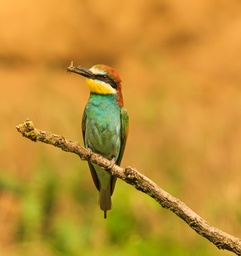
#> input picture bird.jpg, 241 x 256 px, shrunk from 640 x 681 before the run
$ jupyter execute color_based_featuers.ipynb
#> lines starting #> are read from the running program, lines starting #| are printed output that depends on the picture; long printed decimals are rounded
# Color-based Features

Color-based feature extraction techniques leverage the color information within an image to derive meaningful features. These techniques are widely used in image processing, computer vision, and pattern recognition.

## Importing the libraries

[cell 1]
import cv2
import numpy as np
import matplotlib.pyplot as plt

## Importing the image

[cell 2]
image = cv2.imread("./bird.jpg")
#> image is the input picture: shape (256, 241, 3); mean B, G, R 50.8, 144.7, 193.3

## Convertion of BGR to RGB

[cell 3]
image_rgb = cv2.cvtColor(image, cv2.COLOR_BGR2RGB)

## Visualizing the RGB image

[cell 4]
plt.imshow(image_rgb)
plt.title("Original Image")
plt.axis("off")

## Color Histograms

Color histograms represent the distribution of colors in an image. They count the number of pixels for each channel(color) in a fixed set of color bins.

### Calculation the Histogram for each channel

[cell 5]
# Calculates histograms for each channel
hist_r = cv2.calcHist([image_rgb], [0], None, [256], [0, 256]).flatten()
#> hist_r = 256 values, max 1276 at index 221, min 0 at index 0, mean 241
hist_g = cv2.calcHist([image_rgb], [1], None, [256], [0, 256]).flatten()
#> hist_g = 256 values, max 1814 at index 158, min 0 at index 1, mean 241
hist_b = cv2.calcHist([image_rgb], [2], None, [256], [0, 256]).flatten()
#> hist_b = 256 values, max 1966 at index 58, min 0 at index 174, mean 241

### Normalizing the Histograms

Normalization is important because it ensures that the histogram values are independent of the image size and total number of pixels. This allows for consistent comparison between histograms from different images, regardless of their dimensions. Normalized histograms provide a probability distribution of pixel intensities, which is useful in various image processing tasks, such as image comparison, feature extraction, and image recognition.

[cell 6]
hist_r /= hist_r.sum()
#> hist_r = 256 values, max 0.0207 at index 221, min 0 at index 0, mean 0.00391
hist_g /= hist_g.sum()
#> hist_g = 256 values, max 0.0294 at index 158, min 0 at index 1, mean 0.00391
hist_b /= hist_b.sum()
#> hist_b = 256 values, max 0.0319 at index 58, min 0 at index 174, mean 0.00391

### Visualizing the Histograms

[cell 7]
# Create a figure with two rows and two columns
fig, axs = plt.subplots(2, 2, figsize=(12, 8), facecolor='white')
fig.subplots_adjust(hspace=0.4, wspace=0.4)

# Plot individual Red channel in the top-left subplot
axs[0, 0].bar(range(256), hist_r, color='r', width=1.0, alpha=0.6)
axs[0, 0].set_xlim([0, 256])
axs[0, 0].set_title("Red Channel", fontsize=16, fontweight='bold')
axs[0, 0].set_xlabel("Bins", fontsize=12)
axs[0, 0].set_ylabel("Normalized Frequency", fontsize=12)
axs[0, 0].grid(True, linestyle='--', alpha=0.7)

# Plot individual Green channel in the top-right subplot
axs[0, 1].bar(range(256), hist_g, color='g', width=1.0, alpha=0.6)
axs[0, 1].set_xlim([0, 256])
axs[0, 1].set_title("Green Channel", fontsize=16, fontweight='bold')
axs[0, 1].set_xlabel("Bins", fontsize=12)
axs[0, 1].set_ylabel("Normalized Frequency", fontsize=12)
axs[0, 1].grid(True, linestyle='--', alpha=0.7)

# Plot individual Blue channel in the bottom-left subplot
axs[1, 0].bar(range(256), hist_b, color='b', width=1.0, alpha=0.6)
axs[1, 0].set_xlim([0, 256])
axs[1, 0].set_title("Blue Channel", fontsize=16, fontweight='bold')
axs[1, 0].set_xlabel("Bins", fontsize=12)
axs[1, 0].set_ylabel("Normalized Frequency", fontsize=12)
axs[1, 0].grid(True, linestyle='--', alpha=0.7)

# Plot combined histogram in the bottom-right subplot
hist_total = hist_r + hist_g + hist_b
#> hist_total = 256 values, max 0.0336 at index 157, min 0.00183 at index 252, mean 0.0117
axs[1, 1].bar(range(256), hist_total, color='gray', width=1.0, alpha=0.6, label='Total')
axs[1, 1].bar(range(256), hist_r, color='r', width=1.0, alpha=0.6, label='Red Channel')
axs[1, 1].bar(range(256), hist_g, color='g', width=1.0, alpha=0.6, label='Green Channel')
axs[1, 1].bar(range(256), hist_b, color='b', width=1.0, alpha=0.6, label='Blue Channel')
axs[1, 1].set_xlim([0, 256])
axs[1, 1].set_title("Combined Channels", fontsize=16, fontweight='bold')
axs[1, 1].set_xlabel("Bins", fontsize=12)
axs[1, 1].set_ylabel("Normalized Frequency", fontsize=12)
axs[1, 1].legend(loc='upper right', fontsize=10)
axs[1, 1].grid(True, linestyle='--', alpha=0.7)

# Tight layout for better spacing
plt.tight_layout()
plt.show()
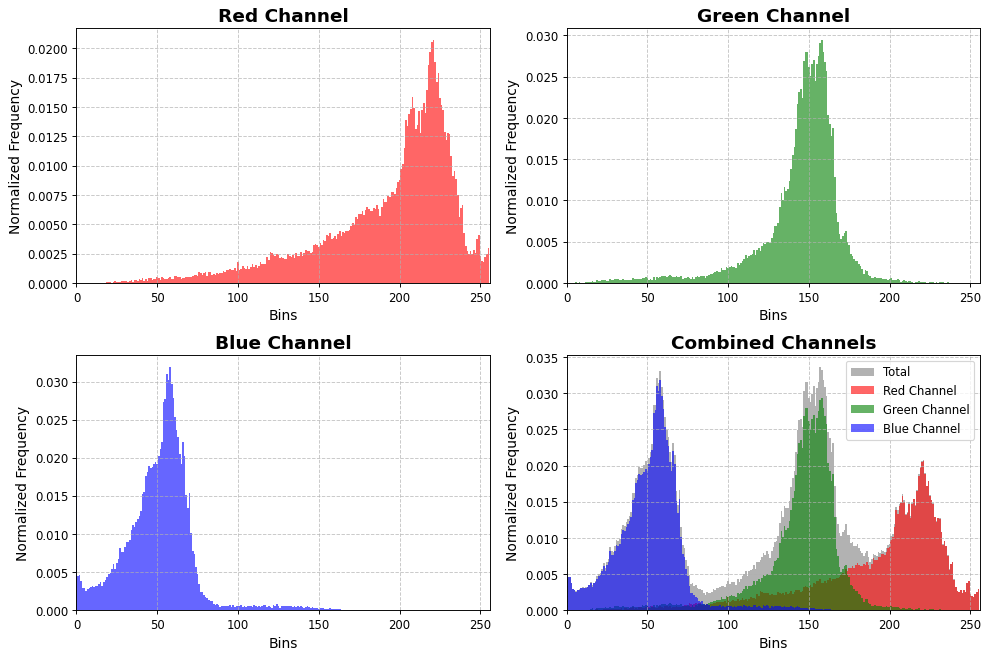
#> figure drawn by matplotlib, 4 panels; panel 1: tallest bar 0.0207 high, from x = 220.5 to 221.5; panel 2: tallest bar 0.0294 high, from x = 157.5 to 158.5; panel 3: tallest bar 0.0319 high, from x = 57.5 to 58.5; panel 4: tallest bar 0.0336 high, from x = 156.5 to 157.5

## Color Moments

Color moments are measures that can be used differentiate images based on their features of color. Once calculated, these moments provide a measurement for color similarity between images. The mean, standard deviation and skewness are commonly used color moments

- __Mean:__ Mean can be understood as the average color value in the image.
$$
E_i = \frac{1}{N} \sum_{j=1}^{N} p_{ij}
$$

- __Standard Deviation:__ The standard deviation is the square root of the variance of the distribution.
$$
\sigma_i = \sqrt{(\frac{1}{N} \sum_{j=1}^{N} \left( p_{ij} - E_i \right)^2)}
$$

- __Skewness:__ Skewness can be understood as a measure of the degree of asymmetry in the distribution.
$$
s_i = \sqrt[3]{(\frac{1}{N} \sum_{j=1}^{N} \left( p_{ij} - E_i \right)^3)}
$$

### Calculating the mean, variance and skewness for each channel

[cell 8]
from scipy.stats import skew

# Splitting the channels
channels = cv2.split(image_rgb)
mean = []
std_deviation = []
skewness = []

# Calculating the mean, variance and skewness for each channel
for channel in channels:
    mean.append(np.mean(channel))
    std_deviation.append(np.std(channel))
    skewness.append(skew(channel.flatten()))
#> this loop made 3 passes
#> after the loop, mean = [193.3, 144.7, 50.76]; skewness = [-1.33, -1.81, 0.725]; std_deviation = [41.5, 25.8, 22.5]

[cell 9]
print("Mean:", mean)
#| Mean: [193.313, 144.740, 50.762]
print("Standard Deviation:", std_deviation)
#| Standard Deviation: [41.502, 25.797, 22.497]
print("Skewness:", skewness)
#| Skewness: [-1.328, -1.805, 0.7251]

## Color Correlogram

Color correlogram captures the spatial correlation of colors, providing information about how colors are spatially distributed. It measures the probability of finding a color pair at a fixed pixel distance.

[cell 10]
import numpy as np
import cv2
import matplotlib.pyplot as plt
from matplotlib.gridspec import GridSpec

def color_correlogram(image_rgb, distance):
#> called with distance = 1
    height, width, _ = image_rgb.shape
#> height = 256; width = 241

    # Initialize correlogram matrices for each color channel pair (R, G, B)
    correlogram_r = np.zeros((256, 256), dtype=np.float32)
#> correlogram_r: shape (256, 256) float32; every value is 0
    correlogram_g = np.zeros((256, 256), dtype=np.float32)
    correlogram_b = np.zeros((256, 256), dtype=np.float32)

    # Split the channels
    r_channel, g_channel, b_channel = cv2.split(image_rgb)
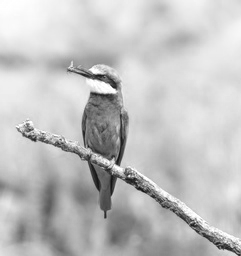
#> r_channel: shape (256, 241); min 17, max 255, mean 193.3
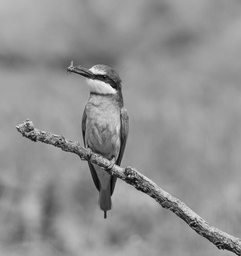
#> g_channel: shape (256, 241); min 0, max 244, mean 144.7
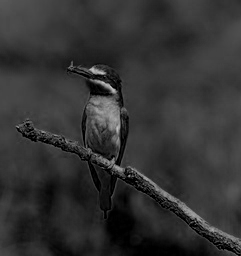
#> b_channel: shape (256, 241); min 0, max 198, mean 50.8

    for y in range(height):
        for x in range(width):
            current_r = r_channel[y, x]
            current_g = g_channel[y, x]
            current_b = b_channel[y, x]

            for dy in range(-distance, distance + 1):
                for dx in range(-distance, distance + 1):
                    ny, nx = y + dy, x + dx
                    if 0 <= ny < height and 0 <= nx < width:
                        neighbor_r = r_channel[ny, nx]
                        neighbor_g = g_channel[ny, nx]
                        neighbor_b = b_channel[ny, nx]

                        # Update correlogram matrices for each channel pair
                        correlogram_r[current_r, neighbor_r] += 1
                        correlogram_g[current_g, neighbor_g] += 1
                        correlogram_b[current_b, neighbor_b] += 1
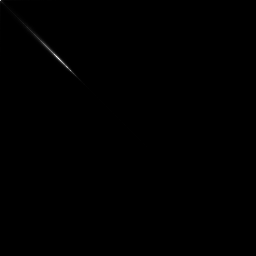
#> correlogram_b: shape (256, 256) float32; min 0, max 7326, mean 8.4; drawn with min black and max white

    # Normalize the correlogram matrices
    total_pairs_r = np.sum(correlogram_r)
#> total_pairs_r = 552286
    total_pairs_g = np.sum(correlogram_g)
#> total_pairs_g = 552286
    total_pairs_b = np.sum(correlogram_b)
#> total_pairs_b = 552286

    if total_pairs_r > 0:
        correlogram_r /= total_pairs_r
    if total_pairs_g > 0:
        correlogram_g /= total_pairs_g
    if total_pairs_b > 0:
        correlogram_b /= total_pairs_b

    return correlogram_r, correlogram_g, correlogram_b

# Assuming image_rgb is already defined and loaded
correlogram_r, correlogram_g, correlogram_b = color_correlogram(image_rgb, distance=1)

# Plot the correlograms
fig = plt.figure(figsize=(18, 6))
gs = GridSpec(1, 4, width_ratios=[1, 1, 1, 0.05], wspace=0.3)

cmap = 'hot'
vmin = 0
vmax = max(np.max(correlogram_r), np.max(correlogram_g), np.max(correlogram_b))
#> vmax = 0.0133

# Red Channel Correlogram
ax0 = fig.add_subplot(gs[0])
im = ax0.imshow(correlogram_r, cmap=cmap, vmin=vmin, vmax=vmax)
ax0.set_title("Red Channel Correlogram")
ax0.set_xlabel("Current Color Intensity")
ax0.set_ylabel("Neighbor Color Intensity")

# Green Channel Correlogram
ax1 = fig.add_subplot(gs[1])
ax1.imshow(correlogram_g, cmap=cmap, vmin=vmin, vmax=vmax)
ax1.set_title("Green Channel Correlogram")
ax1.set_xlabel("Current Color Intensity")
ax1.set_ylabel("Neighbor Color Intensity")

# Blue Channel Correlogram
ax2 = fig.add_subplot(gs[2])
ax2.imshow(correlogram_b, cmap=cmap, vmin=vmin, vmax=vmax)
ax2.set_title("Blue Channel Correlogram")
ax2.set_xlabel("Current Color Intensity")
ax2.set_ylabel("Neighbor Color Intensity")

# Add a single color bar for all subplots
cbar_ax = fig.add_subplot(gs[3])
fig.colorbar(im, cax=cbar_ax).set_label('Frequency')

plt.show()
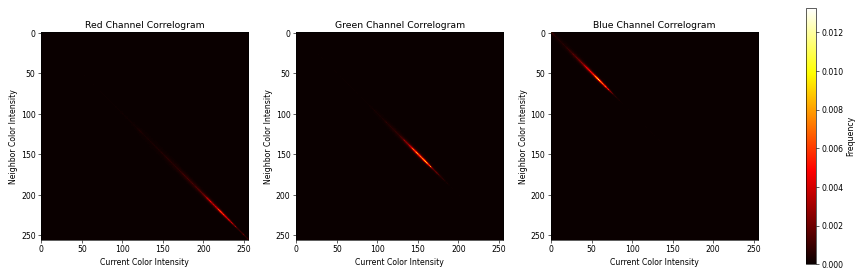
#> figure drawn by matplotlib, 4 panels
